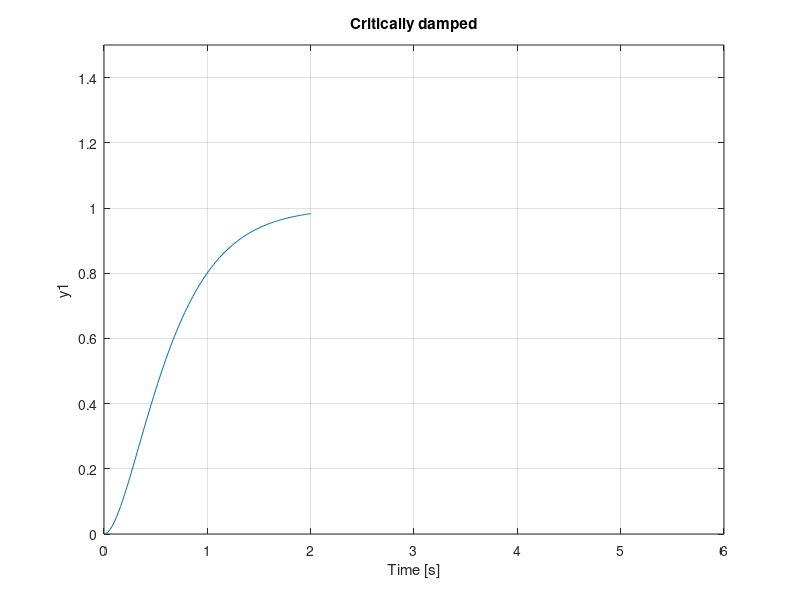

MATLAB code to generate this figure:
%define the constant:
zeta = 1; 
wn = 3; 
%transfer function
num = [0 0 wn^2];
den = [1 2*zeta*wn wn^2];
G = tf(num,den);
step(G)
title('Critically damped')
xlim([0 6])
ylim([0 1.5])